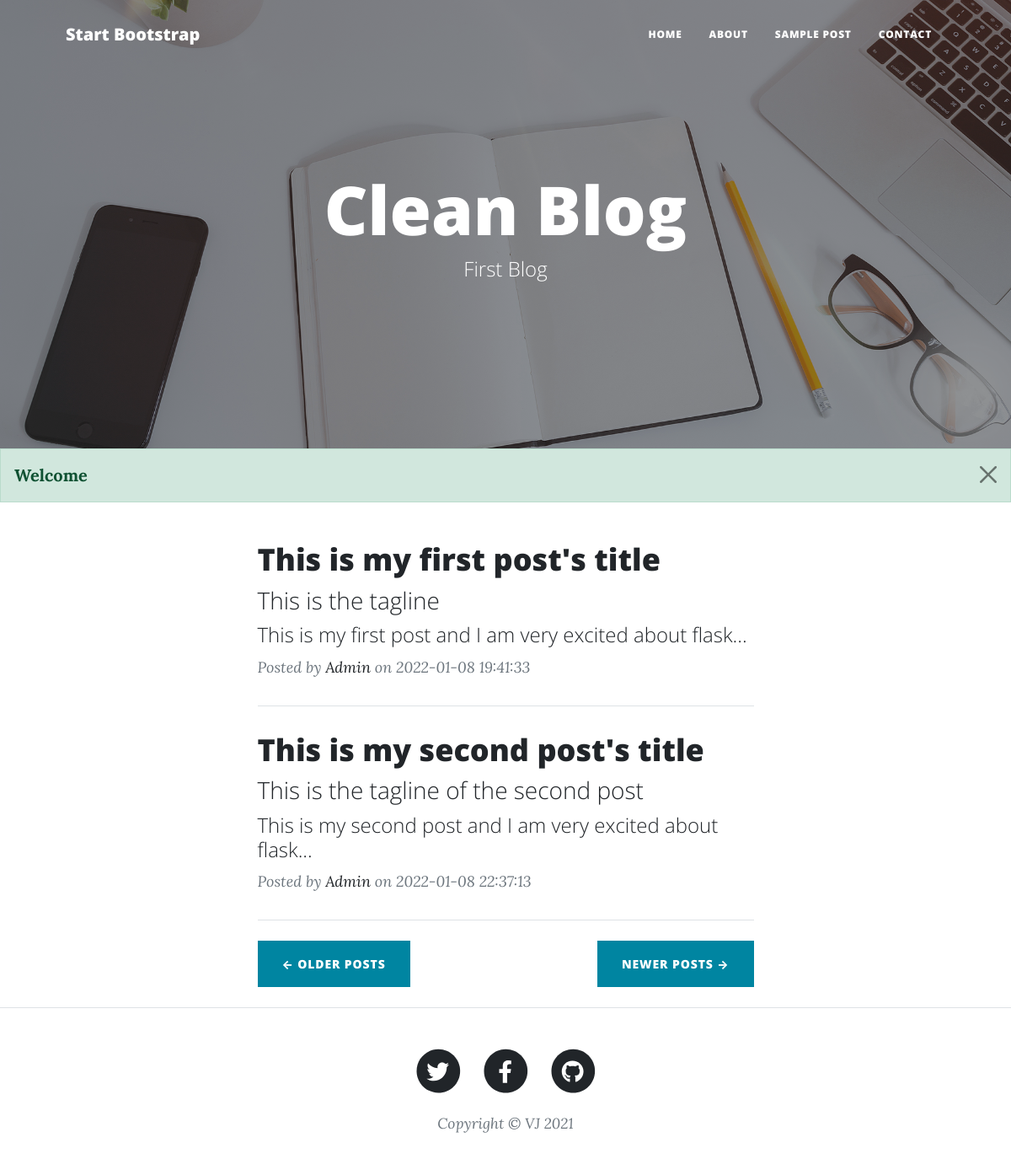
Before: / with the older database file.
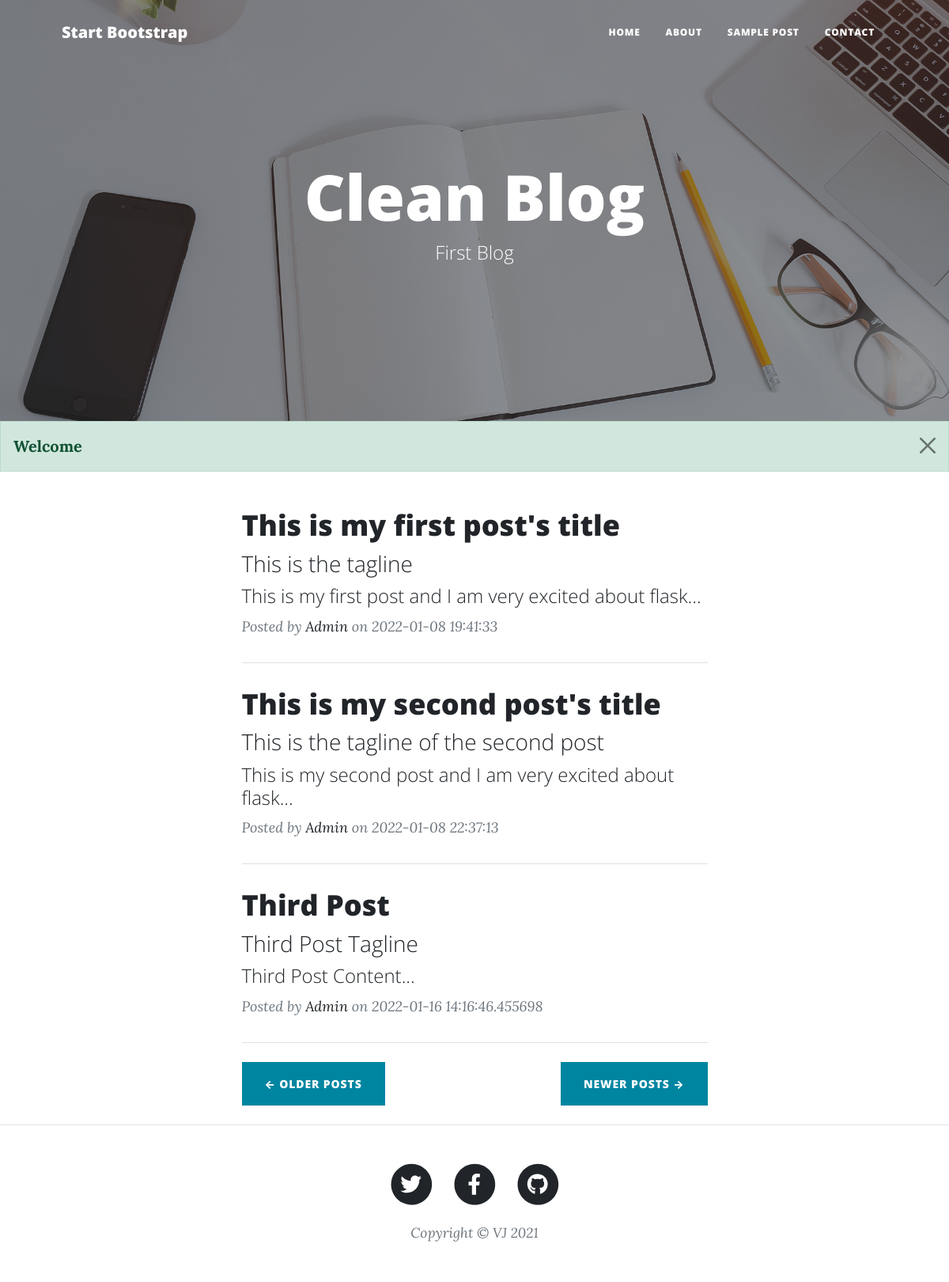
After: the same page with the newer database file.
### app.py (models this page shows)
class Posts(db.Model):
    sno = db.Column(db.Integer(), primary_key=True)
    title = db.Column(db.String(50), unique=False, nullable=False)
    slug = db.Column(db.String(35), unique=False, nullable=False)
    content = db.Column(db.String(100), unique=False, nullable=False)
    date = db.Column(db.String(12), unique=False, nullable=True)
    img_file = db.Column(db.String(12), unique=False, nullable=True)
    tagline = db.Column(db.String(), unique=False, nullable=True)

### app.py (the view)
@app.route("/")
def home():
    flash('Welcome')
    posts = Posts.query.filter_by().all()
    last = math.ceil(len(posts) / int(params['no_of_posts']))
    page = request.args.get('number')
    print(last)
    if not str(page).isnumeric():
        page = 1
    page = int(page)
    posts = posts[(page-1)*int(params['no_of_posts']):page*int(params['no_of_posts'])]
    if page == 1:
        prev = "#"
        next_page = "/?number="+str(page+1)
    elif page == last:
        prev = "/?number="+str(page-1)
        next_page = "#"
    else:
        prev = "/?number="+str(page-1)
        next_page = "/?number="+str(page+1)
    return render_template('index.html', params=params, posts=posts, prev=prev, next_page=next_page)

### templates/index.html
{% extends "layout.html" %}
{% block body %}
        <header class="masthead mb-0" style="background-image: url('{{ url_for('static', filename='assets/img/home-bg.jpg') }}')">
            <div class="container position-relative px-4 px-lg-5">
                <div class="row gx-4 gx-lg-5 justify-content-center">
                    <div class="col-md-10 col-lg-8 col-xl-7">
                        <div class="site-heading">
                            <h1>Clean Blog</h1>
                            <span class="subheading">First Blog</span>
                        </div>
                    </div>
                </div>
            </div>
        </header>
        {% with messages = get_flashed_messages() %}
        {% if messages %}
        {% for message in messages %}
        <div class="alert alert-success alert-dismissible fade show" role="alert">
            <strong>{{message}}</strong>
            <button type="button" class="btn-close" data-bs-dismiss="alert" aria-label="Close"></button>
        </div>
        {% endfor %}
        {% endif %}
        {% endwith %}
        <div class="container px-4 px-lg-5">
            <div class="row gx-4 gx-lg-5 justify-content-center">
                <div class="col-md-10 col-lg-8 col-xl-7">
                    {% for post in posts %}
                    <div class="post-preview">
                        <a href="/post/{{post.slug}}">
                            <h2 class="post-title">{{ post.title }}</h2>
                            <h3 class="post-subtitle">{{ post.tagline }}</h3>
                            <h4 class="post-subtitle">{{ post.content }}...</h4>
                        </a>
                        <p class="post-meta">
                            Posted by
                            <a href="#!">Admin</a>
                            on {{ post.date }}
                        </p>
                    </div>
                    <hr class="my-4" />
                    {% endfor %}
                    <div class="d-flex justify-content-between mb-4"><a class="btn btn-primary text-uppercase" href="{{ prev }}">&larr; Older Posts</a><a class="btn btn-primary text-uppercase" href="{{ next_page }}">Newer Posts →</a></div>
                </div>
            </div>
        </div>
{% endblock %}

### templates/layout.html (shortened to what this page needs)
<!DOCTYPE html>
<html lang="en">
<head>
    <link href="{{ url_for('static', filename='css/styling.css') }}" rel="stylesheet" />
</head>
<body>
<nav class="navbar navbar-expand-lg navbar-light" id="mainNav">
    <div class="container px-4 px-lg-5">
        <a class="navbar-brand" href="/">Start Bootstrap</a>
        <div class="collapse navbar-collapse" id="navbarResponsive">
            <ul class="navbar-nav ms-auto py-4 py-lg-0">
                <li class="nav-item"><a class="nav-link px-lg-3 py-3 py-lg-4" href="/">Home</a></li>
                <li class="nav-item"><a class="nav-link px-lg-3 py-3 py-lg-4" href="/about">About</a></li>
                <li class="nav-item"><a class="nav-link px-lg-3 py-3 py-lg-4" href="/post">Sample Post</a></li>
                <li class="nav-item"><a class="nav-link px-lg-3 py-3 py-lg-4" href="/contact">Contact</a></li>
            </ul>
        </div>
    </div>
</nav>
{% block body required %}
{% endblock %}
<footer class="border-top">
    <div class="container px-4 px-lg-5">
        <div class="row gx-4 gx-lg-5 justify-content-center">
            <div class="col-md-10 col-lg-8 col-xl-7">
                <ul class="list-inline text-center">
                    <li class="list-inline-item">
                        <a href="{{ params['twitter_url'] }}" target="_blank" rel="noopener noreferrer">
                                    <span class="fa-stack fa-lg">
                                        <i class="fas fa-circle fa-stack-2x"></i>
                                        <i class="fab fa-twitter fa-stack-1x fa-inverse"></i>
                                    </span>
                        </a>
                    </li>
                    <li class="list-inline-item">
                        <a href="{{ params['facebook_url'] }}" target="_blank" rel="noopener noreferrer">
                                    <span class="fa-stack fa-lg">
                                        <i class="fas fa-circle fa-stack-2x"></i>
                                        <i class="fab fa-facebook-f fa-stack-1x fa-inverse"></i>
                                    </span>
                        </a>
                    </li>
                    <li class="list-inline-item">
                        <a href="{{ params['github_url'] }}" target="_blank" rel="noopener noreferrer">
                                    <span class="fa-stack fa-lg">
                                        <i class="fas fa-circle fa-stack-2x"></i>
                                        <i class="fab fa-github fa-stack-1x fa-inverse"></i>
                                    </span>
                        </a>
                    </li>
                </ul>
                <div class="small text-center text-muted fst-italic">Copyright &copy; VJ 2021</div>
            </div>
        </div>
    </div>
</footer>
</body>
</html>

Changed rows visible on the page:
added Posts: title "Third Post", tagline "Third Post Tagline", content "Third Post Content", date "2022-01-16 14:16:46.455698"
